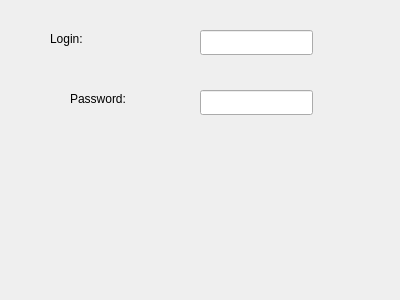
<?xml version="1.0" encoding="UTF-8"?>
<ui version="4.0">
 <class>LoginDialog</class>
 <widget class="QDialog" name="LoginDialog">
  <property name="geometry">
   <rect>
    <x>0</x>
    <y>0</y>
    <width>400</width>
    <height>300</height>
   </rect>
  </property>
  <property name="windowTitle">
   <string>Dialog</string>
  </property>
  <widget class="QLabel" name="label">
   <property name="geometry">
    <rect>
     <x>50</x>
     <y>30</y>
     <width>67</width>
     <height>17</height>
    </rect>
   </property>
   <property name="text">
    <string>Login:</string>
   </property>
  </widget>
  <widget class="QLabel" name="label_2">
   <property name="geometry">
    <rect>
     <x>70</x>
     <y>90</y>
     <width>67</width>
     <height>17</height>
    </rect>
   </property>
   <property name="text">
    <string>Password:</string>
   </property>
  </widget>
  <widget class="QLineEdit" name="txtLogin">
   <property name="geometry">
    <rect>
     <x>200</x>
     <y>30</y>
     <width>113</width>
     <height>25</height>
    </rect>
   </property>
  </widget>
  <widget class="QLineEdit" name="txtPassword">
   <property name="geometry">
    <rect>
     <x>200</x>
     <y>90</y>
     <width>113</width>
     <height>25</height>
    </rect>
   </property>
  </widget>
 </widget>
 <resources/>
 <connections/>
</ui>
